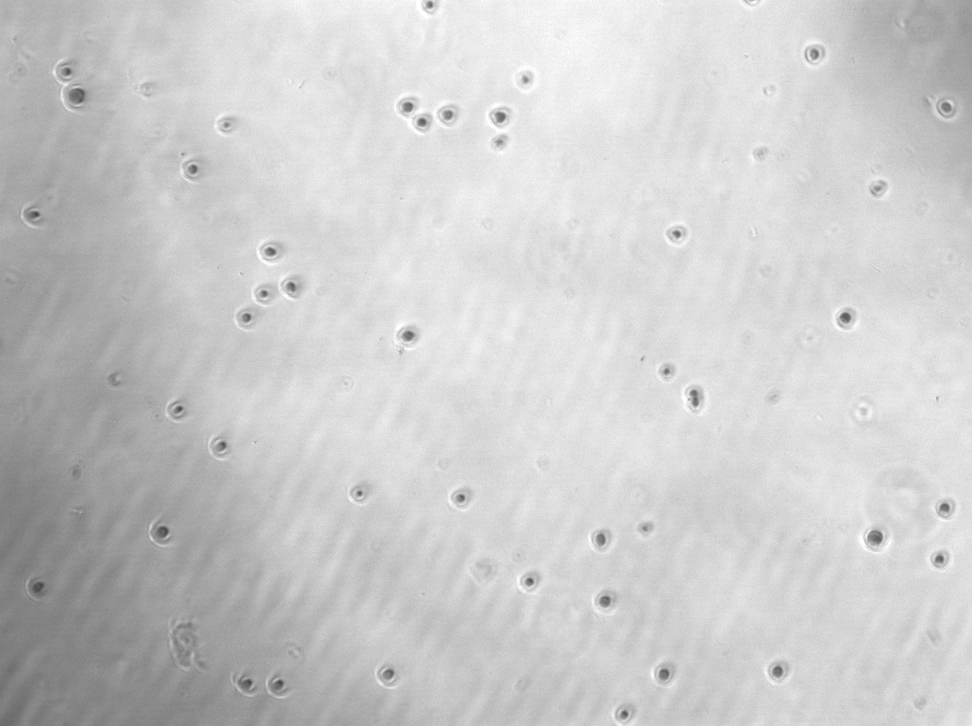
%> input picture 实验素材/image0001.tif, 972 x 726 px, shrunk from 1392 x 1040 before the run
$ octave Lab3.m   (GNU Octave 9; MATLAB toolbox functions it lacks are replaced by stand-ins)
%> lines starting %> are read from the running program, lines starting %| are printed output that depends on the picture; in (x1, y1, x2, y2) boxes, pixels count from 0 and x2, y2 are one past the last pixel; in counts of white or black regions, pixels touching at a corner belong together; the program's own positions count from 1
%利用“打开文件对话框”选择需要打开的图片
[file,path] = uigetfile({'*.jpg'; '*.bmp'});
%> the answer given: image0001.tif
%如果未选择文件，选择了“Cancel”按钮，则退出程序
if isequal(file,0)
   disp('User selected Cancel');
   return;
end
%产生带路径的文件名
fileFullFileName = fullfile(path, file);
%读入图片
I = imread(file);
%> I is the input picture: size 726x972x3 uint8; min 65, max 255, mean 203.8
%显示图片（按2行3列显示，先显示第一幅图像）
subplot(2,3,1);
imshow(I);
title('Original Color Image');

%彩色图像灰度化
%首先判断当前图像是否为3通道的彩色图像
image_size=size(I);
dimension=numel(image_size);
if dimension==3 %如果是三维矩阵，则是彩色图像
    %将彩色图像转换为灰度图像
    G = rgb2gray(I);
    %显示灰度图像
    subplot(2,3,2);
    imshow(G);
    title('Gray Image');
    %显示灰度直方图
    subplot(2,3,3);
    imhist(G);
    title('Image Histogram');
else
    G = I;
end

%固定阈值分割
BW1 = im2bw(G, 220/256);
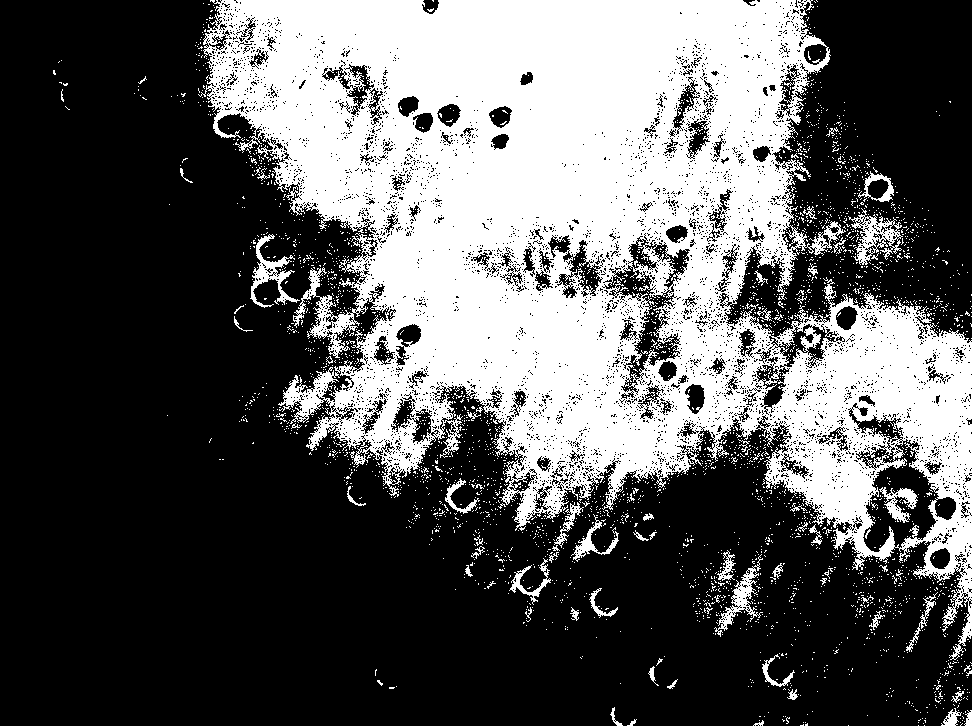
%> BW1: size 726x972 logical; 35.4% white; 3195 white regions (3126 under 20 px), largest, box (x1, y1, x2, y2) and area: (198, 0, 972, 660) 234194, (848, 208, 903, 265) 1147, (250, 234, 300, 308) 1017
%显示图片（按2行3列显示，再显示第4幅图像）
subplot(2,3,4);
imshow(BW1);
title('Fixed threshold');

%自动阈值分割
T = graythresh(G);
%> T = 0.741
BW2 = im2bw(G, T);
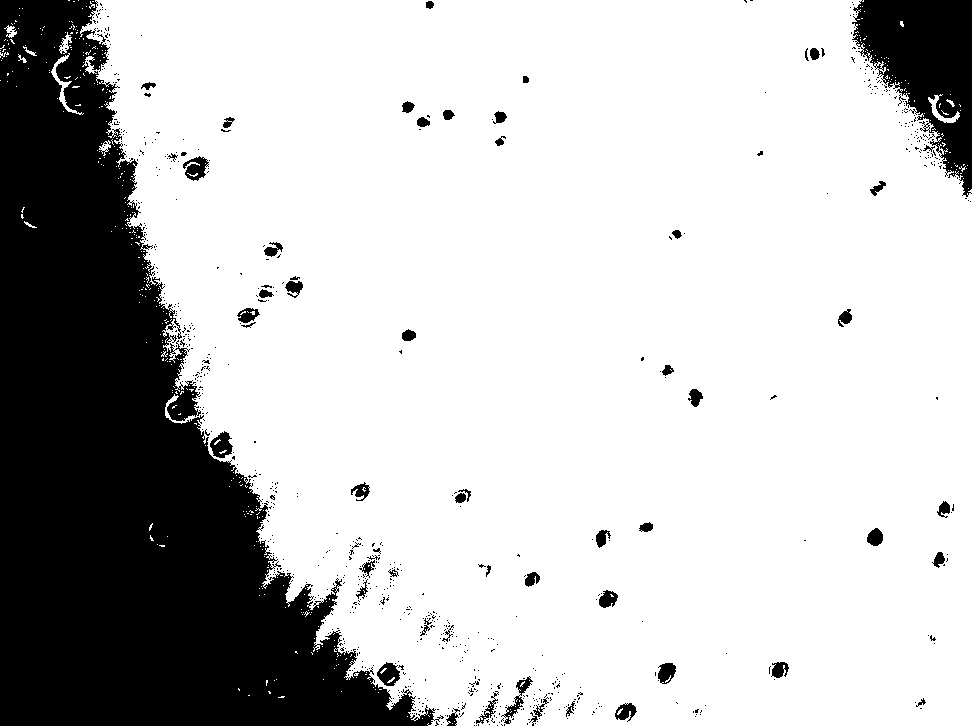
%> BW2: size 726x972 logical; 76.1% white; 786 black regions (725 under 20 px), largest, box (x1, y1, x2, y2) and area: (0, 0, 444, 726) 147736, (852, 0, 972, 197) 12870, (210, 431, 233, 458) 380
%显示图片（按2行3列显示，再显示第5幅图像）
subplot(2,3,5);
imshow(BW2);
title('Auto threshold');
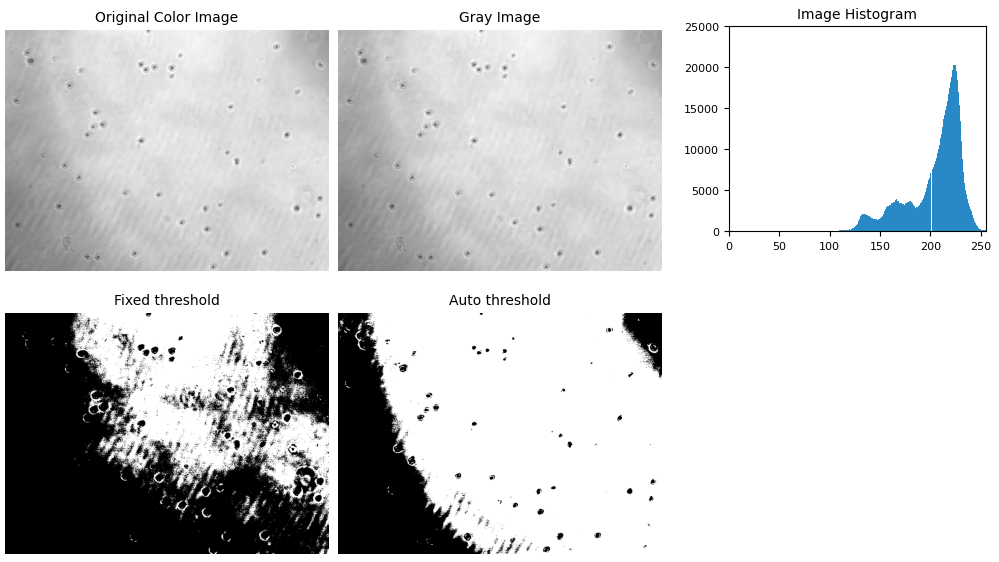
%> figure redrawn from the program's plot data, 5 panels

%边缘检测
E1 = edge(G, 'sobel');
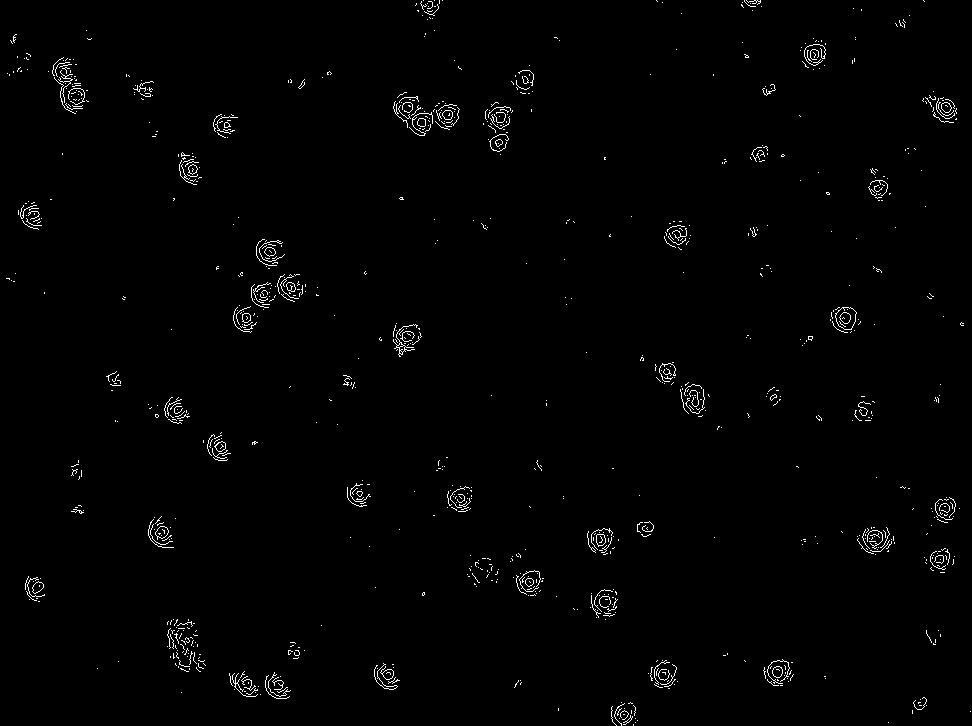
%> E1: size 726x972 logical; 1.1% white in thin lines or dots
%在新窗口显示图片（按2行2列显示，显示第1幅图像）
figure, subplot(2,2,1);
imshow(I);
title('Original Color Image');
subplot(2,2,2);
imshow(E1);
title('Sobel Edge');

E2 = edge(G, 'roberts');
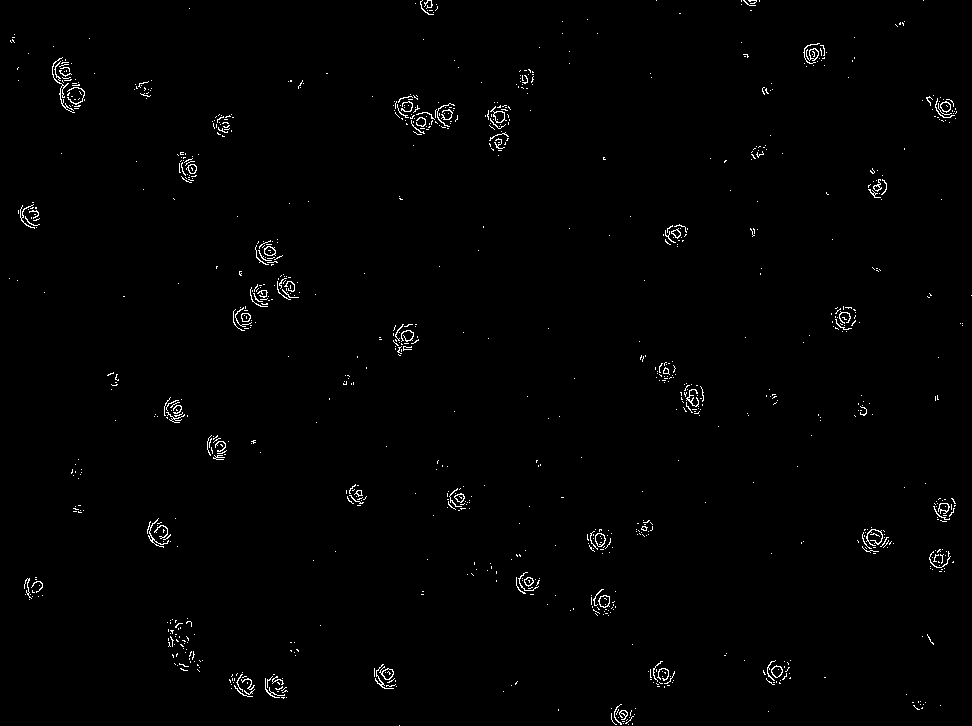
%> E2: size 726x972 logical; 0.95% white in thin lines or dots
%在新窗口显示图片（按2行2列显示，显示第1幅图像）
subplot(2,2,3);
imshow(E1);
title('Roberts Edge');

E3 = edge(G, 'log');
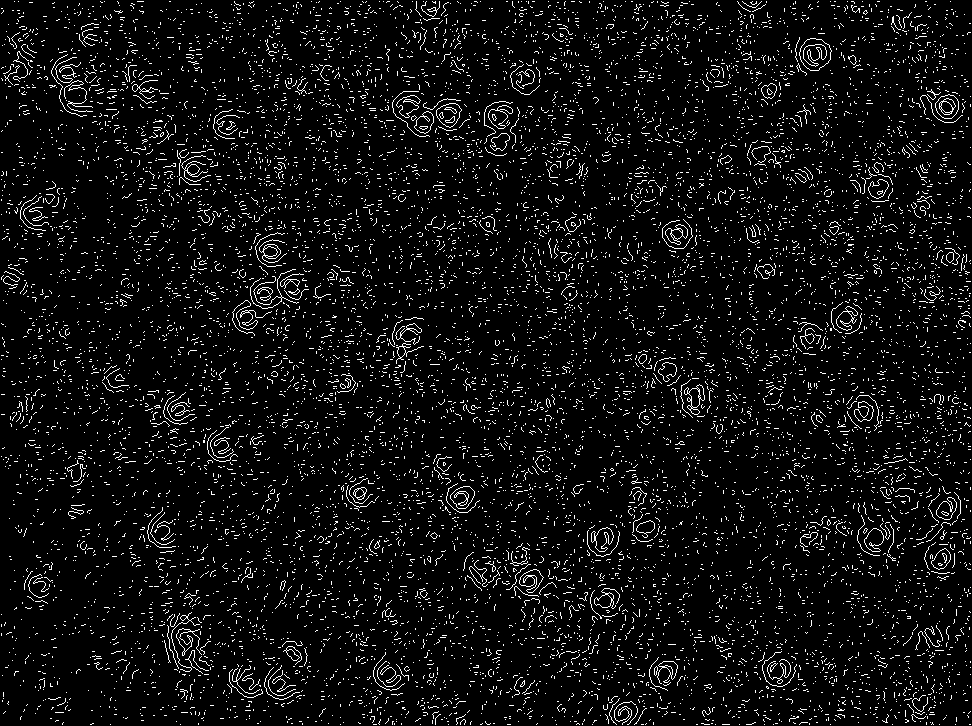
%> E3: size 726x972 logical; 6% white in thin lines or dots
%在新窗口显示图片（按2行2列显示，显示第1幅图像）
subplot(2,2,4);
imshow(E1);
title('LOG Edge');

$ run again, on 实验素材/image0016.tif
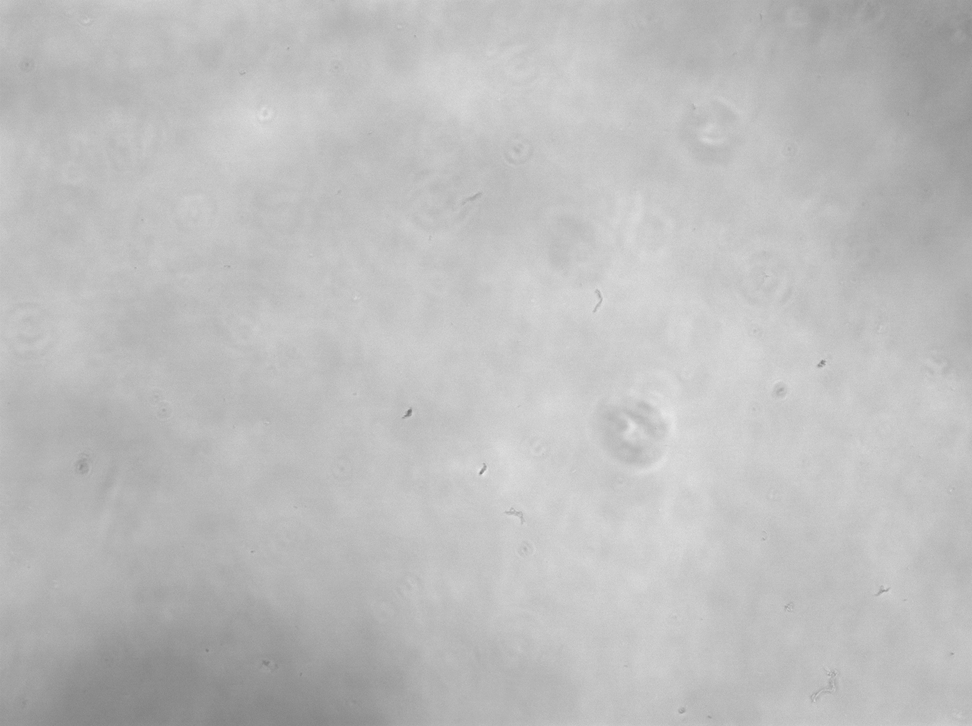
%> input picture 实验素材/image0016.tif, 972 x 726 px, shrunk from 1392 x 1040 before the run
%> I is the input picture: size 726x972x3 uint8; min 112, max 234, mean 189.4
%> `BW1 = im2bw(G, 220/256);`:
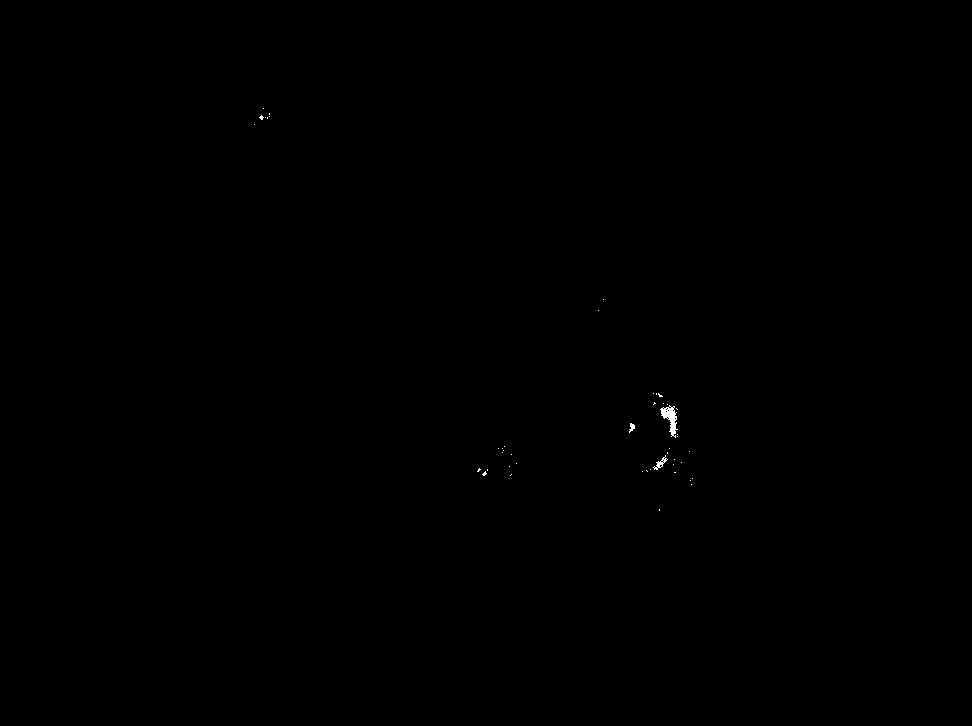
%> BW1: size 726x972 logical; 0.06% white; 47 white regions (44 under 20 px), largest, box (x1, y1, x2, y2) and area: (660, 405, 678, 438) 255, (653, 455, 668, 470) 68, (629, 423, 635, 433) 34
%> T = 0.706
%> BW2: size 726x972 logical; 80.7% white; 1724 black regions (1678 under 20 px), largest, box (x1, y1, x2, y2) and area: (0, 394, 488, 726) 81343, (667, 0, 972, 352) 44954, (0, 49, 82, 114) 2585
%> E1: size 726x972 logical; 1.3% white in thin lines or dots
%> E2: size 726x972 logical; 0.35% white in thin lines or dots
%> `E3 = edge(G, 'log');`:
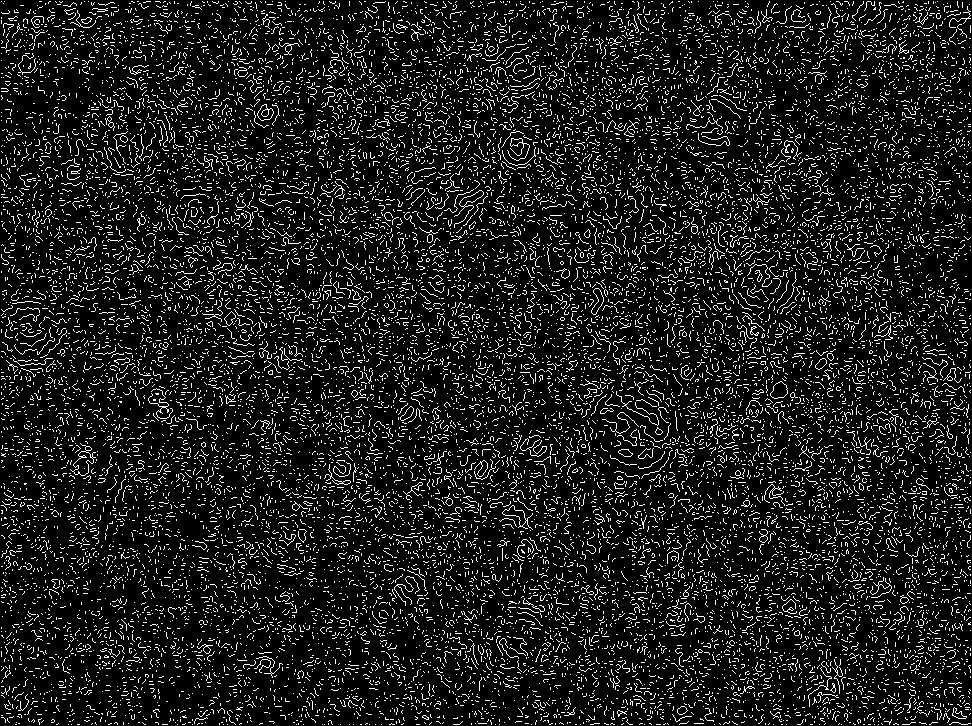
%> E3: size 726x972 logical; 11% white in thin lines or dots
